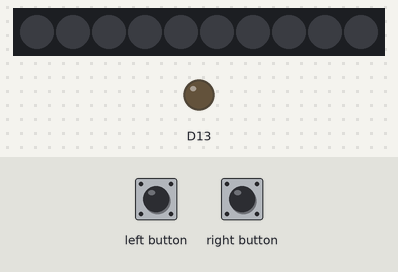
Recording of a sketch running on a simulated Adafruit Circuit Playground Express. Shown: 10 RGB LEDs in strip order, left to right, output pins drawn as LEDs (lit = HIGH). The test bench sets the inputs (shaded band). Dim RGB values are drawn brighter than linear.

Above: at 1.2 s.
1.3 s: left button pressed for 0.15 s
At 1.5 s:
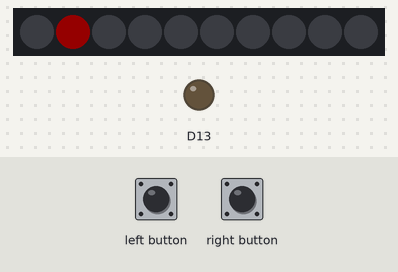
At 1.9 s:
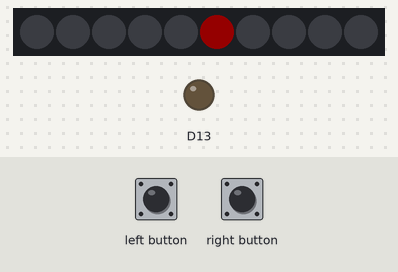
Timing chart, 0 to 4.3 s (numbered marks = the images above; inputs shaded):
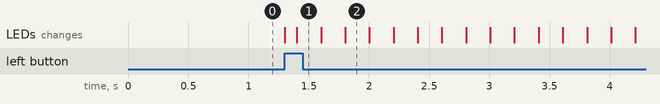

Measured:
- after the input at 1.3 s, the LEDs: first change at once (image 1 shows a later state)

The sketch:

ColorVSound.ino
```cpp
#include <Adafruit_CircuitPlayground.h>
#include <Wire.h>
#include <SPI.h>
void setup() {
  CircuitPlayground.begin();
}

void loop() {
  if (CircuitPlayground.leftButton() && !CircuitPlayground.rightButton())
  {
    for (int i = 0; i >= 0; i++) {
      CircuitPlayground.strip.setPixelColor((i - 1) % 10, 0, 0, 0);
      CircuitPlayground.strip.setPixelColor(i % 10, 255, 0, 0);
      CircuitPlayground.strip.show();
      delay(100);
    }
  }

  else if (CircuitPlayground.rightButton() && !!CircuitPlayground.leftButton()) {
    for (int i = 0; i >= 0; i++) {
      CircuitPlayground.strip.setPixelColor((i - 1) % 10, 0, 0, 0);
      CircuitPlayground.strip.setPixelColor(i % 10, 0, 255, 0);
      CircuitPlayground.strip.show();
      delay(100);
    }
  }

}
```
